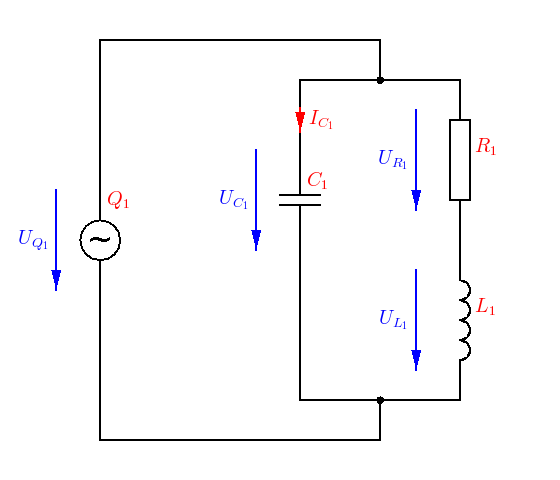
#> input picture Beispiele/1.png, 560 x 480 px, found by its file name
$ python test2.py
#> lines starting #> are read from the running program, lines starting #| are printed output that depends on the picture
import numpy as np
import cv2


search_image = cv2.imread("1.png")
#> search_image is the input picture: shape (480, 560, 3); mean B, G, R 250.1, 248.9, 249.2

arr = search_image.reshape((search_image.shape[0], -1), order='F')
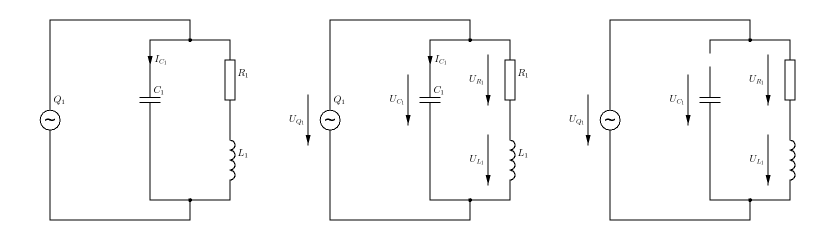
#> arr: shape (480, 1680) (shown at 1/2 size); min 0, max 255, mean 249.4


for a,b in zip([1,2,3,4,5],[6,7,8,9,10]):
	print(a)
	print(b)

$ run again, with Beispiele/2.png copied over Beispiele/1.png
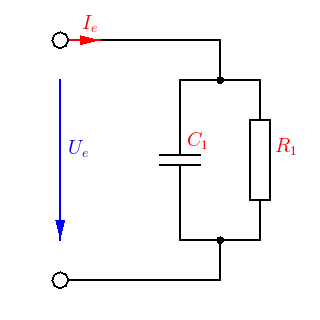
#> input picture Beispiele/2.png, 320 x 320 px, found by its file name
#> search_image is the input picture: shape (320, 320, 3); mean B, G, R 248.6, 247.6, 248.3
#> `arr = search_image.reshape((search_image.shape[0], -1), order='F')`:
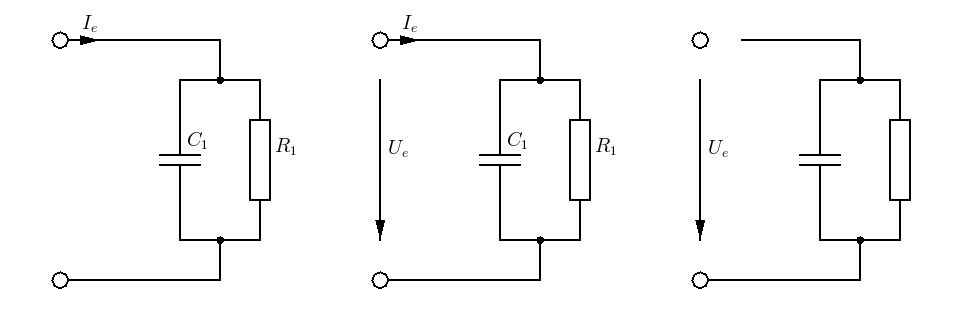
#> arr: shape (320, 960); min 0, max 255, mean 248.2

$ run again, with Beispiele/3.png copied over Beispiele/1.png
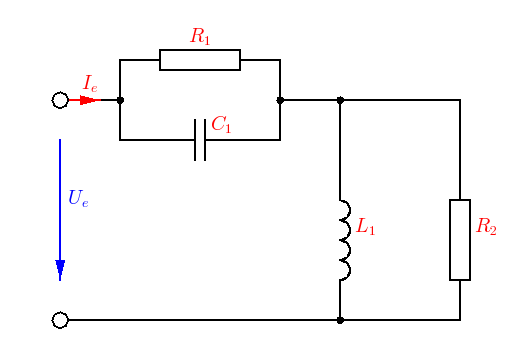
#> input picture Beispiele/3.png, 520 x 360 px, found by its file name
#> search_image is the input picture: shape (360, 520, 3); mean B, G, R 249, 248.4, 249
#> `arr = search_image.reshape((search_image.shape[0], -1), order='F')`:
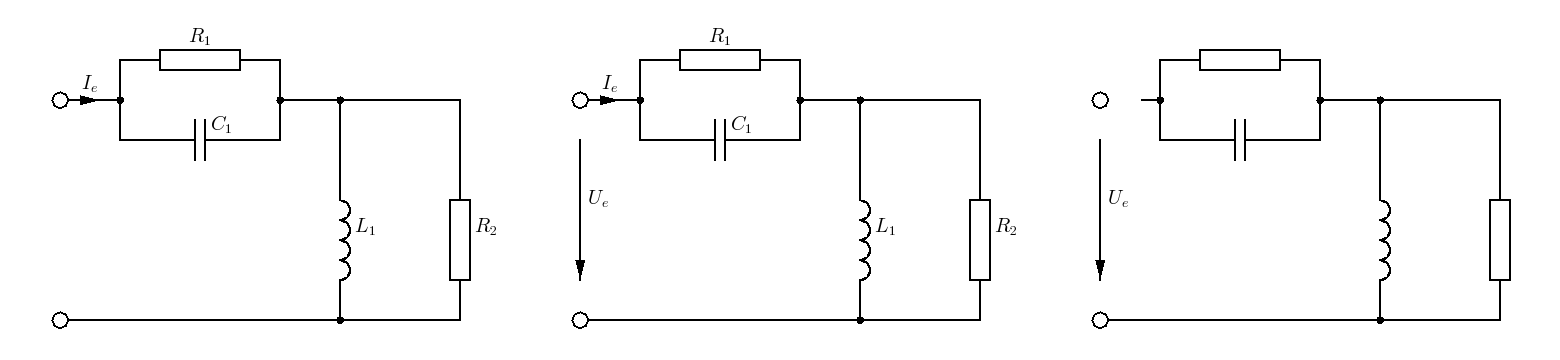
#> arr: shape (360, 1560); min 0, max 255, mean 248.8
